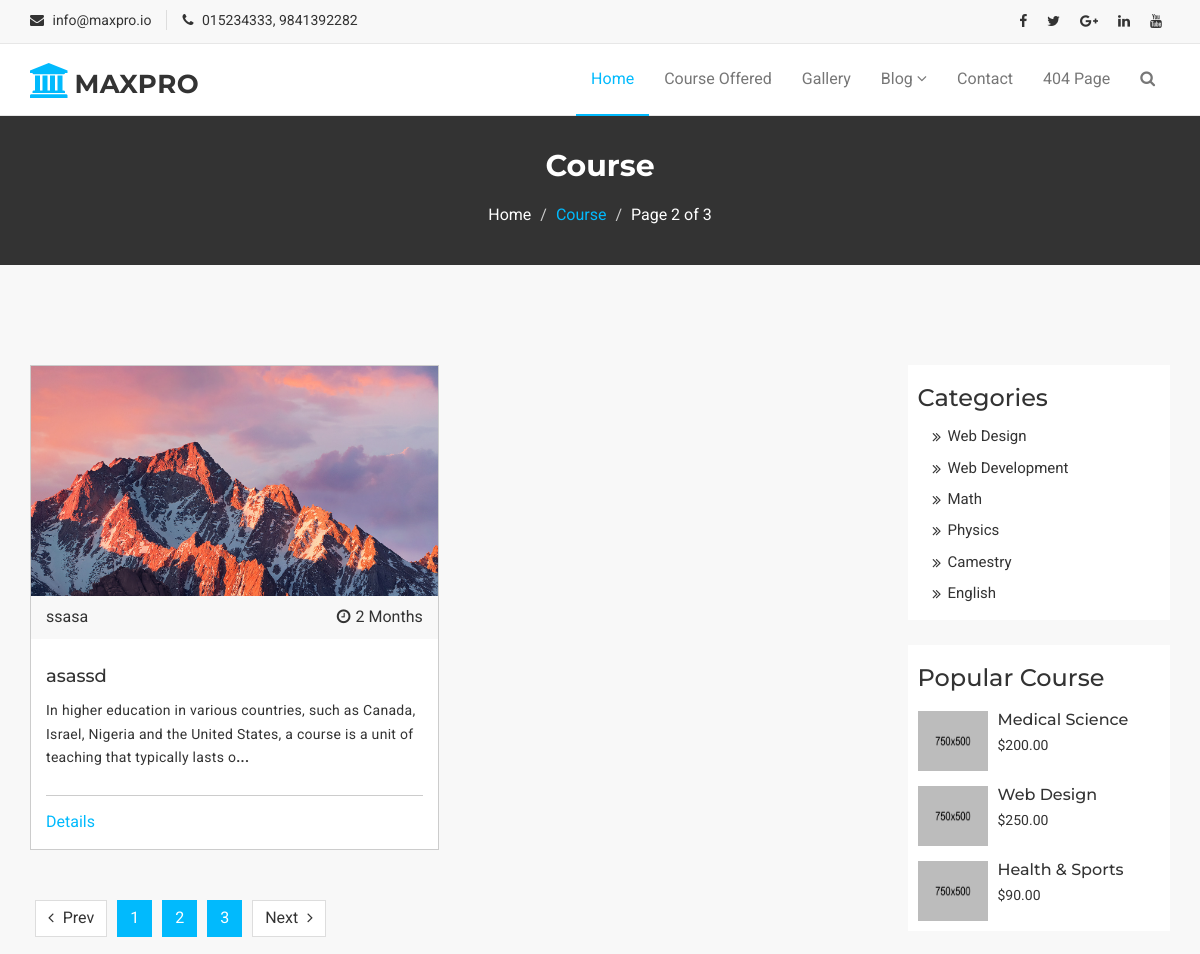
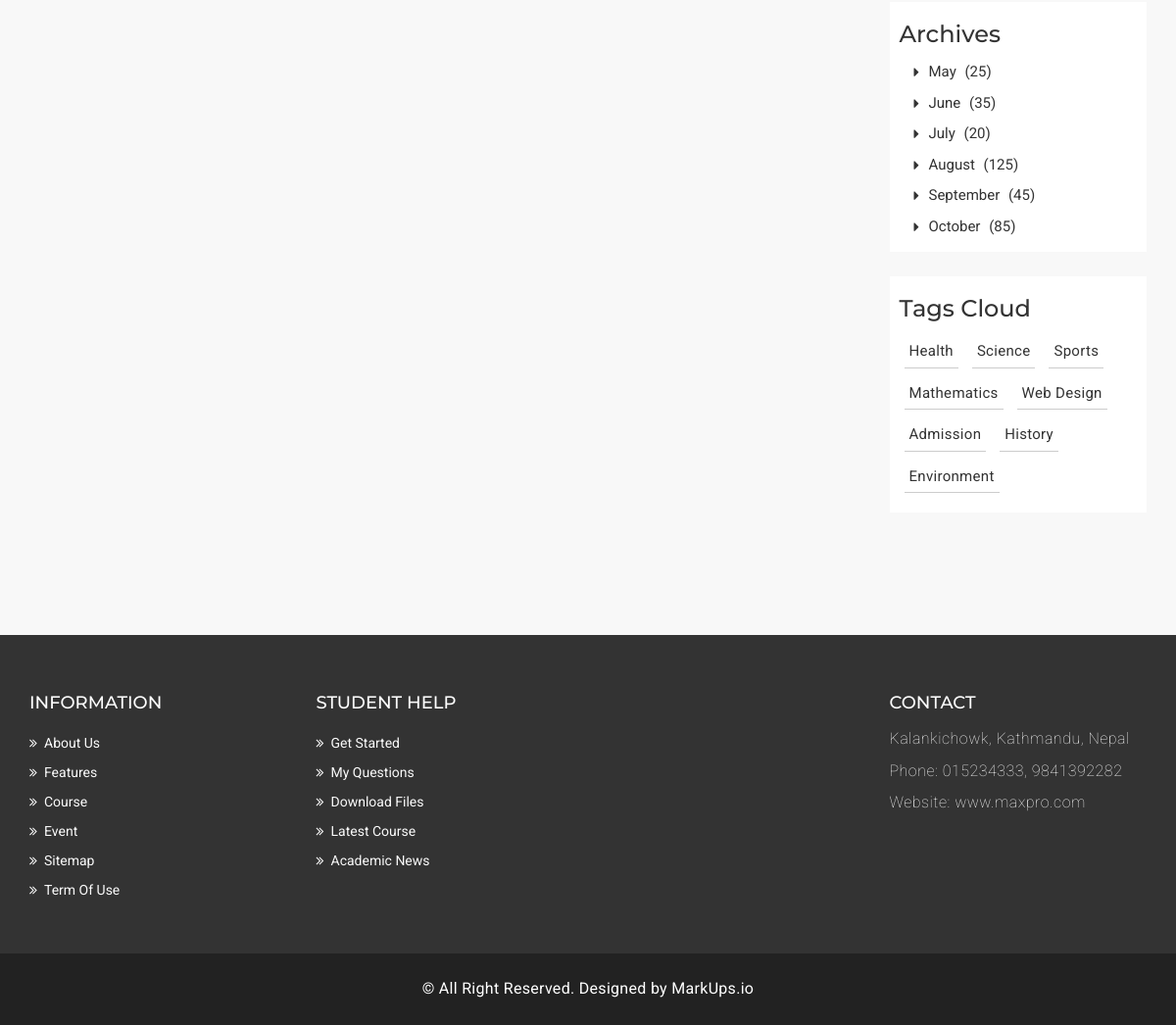
/course/?page=2, run on the app's committed database (2 pictures, top to bottom).
### MaxproApp/models.py (models this page shows, shortened)
class CourseOffered(models.Model):
    course_id = models.AutoField
    course_title = models.CharField(max_length=50, default="")
    course_category = models.CharField(max_length=50, default="")
    course_desc = models.TextField()
    course_chapter = models.TextField()
    course_duration = models.CharField(max_length=50, default="")
    course_image = models.ImageField(upload_to="images", default="")

### MaxproApp/views.py (the view)
# urls.py: path('course/', views.course, name='course'),
def course(request):
    courses = CourseOffered.objects.all()
    course_paginator = Paginator(courses, 1)
    page_num = request.GET.get('page')
    page = course_paginator.get_page(page_num)
    params = {'page': page}
    return render(request, 'course.html', params)

### Templates/course.html (shortened to what this page needs)
{% extends 'include/basic.html' %}
{% load static %}
{% block body %}
<section id="mu-page-breadcrumb">
    <div class="container">
        <div class="row">
            <div class="col-md-12">
                <div class="mu-page-breadcrumb-area">
                    <h2>Course</h2>
                    <ol class="breadcrumb">
                        <li><a href="/">Home</a></li>
                        <li class="active">Course</li>
                        <li><span class="current">Page {{ page.number }} of {{ page.paginator.num_pages }} </span></li>
                    </ol>
                </div>
            </div>
        </div>
    </div>
</section>
<section id="mu-course-content">
    <div class="container">
        <div class="row">
            <div class="col-md-12">
                <div class="mu-course-content-area">
                    <div class="row">
                        <div class="col-md-9">
                            <div class="mu-course-container">
                                <div class="row">
                                    {% for coursesinfo in page.object_list %}
                                    <div class="col-md-6 col-sm-6">
                                        <div class="mu-latest-course-single">
                                            <figure class="mu-latest-course-img">
                                                <a href="#"><img src="{{ coursesinfo.course_image.url }}" alt="img"
                                                                 height="230"></a>
                                                <figcaption class="mu-latest-course-imgcaption">
                                                    <a href="#">{{coursesinfo.course_category}}</a>
                                                    <span><i
                                                            class="fa fa-clock-o"></i>{{coursesinfo.course_duration}}</span>
                                                </figcaption>
                                            </figure>
                                            <div class="mu-latest-course-single-content">
                                                <h4><a href="#">{{coursesinfo.course_title}}</a></h4>
                                                <p>{{coursesinfo.course_desc | slice:"0:150"}}<b>... </b></p>
                                                <div class="mu-latest-course-single-contbottom">
                                                    <a class="mu-course-details"
                                                       href="/courseDetails/{{coursesinfo.id}}">Details</a>
                                                </div>
                                            </div>
                                        </div>
                                    </div>
                                    {%endfor%}
                                </div>
                            </div>
                            <div class="mu-pagination">
                                <nav>
                                    <ul class="pagination">
                                        <li>
                                            {% if page.has_previous %}
                                            <a href="{% url 'course' %}?page={{ page.previous_page_number }}"
                                               aria-label="Previous"><span class="fa fa-angle-left"></span> Prev</a>
                                            {% endif %}
                                        </li>
                                        {% for page_Range in page.paginator.page_range %}
                                        {% if forloop.counter < 5 %}
                                        <li class="active"><a href="?page={{forloop.counter}}">{{forloop.counter}}</a>
                                        </li>
                                        {% endif %}
                                        {% endfor %}
                                        <li>
                                            {% if page.has_next %}
                                            <a href="{% url 'course' %}?page={{ page.next_page_number }}"
                                               aria-label="Next">Next <span class="fa fa-angle-right"></span></a>
                                            {% endif %}
                                        </li>
                                    </ul>
                                </nav>
                            </div>
                        </div>
                        <div class="col-md-3">
                            <aside class="mu-sidebar">
                                <div class="mu-single-sidebar">
                                    <h3>Categories</h3>
                                    <ul class="mu-sidebar-catg">
                                        <li><a href="#">Web Design</a></li>
                                        <li><a href="">Web Development</a></li>
                                        <li><a href="">Math</a></li>
                                        <li><a href="">Physics</a></li>
                                        <li><a href="">Camestry</a></li>
                                        <li><a href="">English</a></li>
                                    </ul>
                                </div>
                                <div class="mu-single-sidebar">
                                    <h3>Popular Course</h3>
                                    <div class="mu-sidebar-popular-courses">
                                        <div class="media">
                                            <div class="media-left">
                                                <a href="#">
                                                    <img class="media-object" src="assets/img/courses/1.jpg" alt="img">
                                                </a>
                                            </div>
                                            <div class="media-body">
                                                <h4 class="media-heading"><a href="#">Medical Science</a></h4>
                                                <span class="popular-course-price">$200.00</span>
                                            </div>
                                        </div>
                                        <div class="media">
                                            <div class="media-left">
                                                <a href="#">
                                                    <img class="media-object" src="assets/img/courses/2.jpg" alt="img">
                                                </a>
                                            </div>
                                            <div class="media-body">
                                                <h4 class="media-heading"><a href="#">Web Design</a></h4>
                                                <span class="popular-course-price">$250.00</span>
                                            </div>
                                        </div>
                                        <div class="media">
                                            <div class="media-left">
                                                <a href="#">
                                                    <img class="media-object" src="assets/img/courses/3.jpg" alt="img">
                                                </a>
                                            </div>
                                            <div class="media-body">
                                                <h4 class="media-heading"><a href="#">Health & Sports</a></h4>
                                                <span class="popular-course-price">$90.00</span>
                                            </div>
                                        </div>
                                    </div>
                                </div>
                                <div class="mu-single-sidebar">
                                    <h3>Archives</h3>
                                    <ul class="mu-sidebar-catg mu-sidebar-archives">
                                        <li><a href="#">May <span>(25)</span></a></li>
                                        <li><a href="">June <span>(35)</span></a></li>
                                        <li><a href="">July <span>(20)</span></a></li>
                                        <li><a href="">August <span>(125)</span></a></li>
                                        <li><a href="">September <span>(45)</span></a></li>
                                        <li><a href="">October <span>(85)</span></a></li>
                                    </ul>
                                </div>
                                <div class="mu-single-sidebar">
                                    <h3>Tags Cloud</h3>
                                    <div class="tag-cloud">
                                        <a href="#">Health</a>
                                        <a href="#">Science</a>
                                        <a href="#">Sports</a>
                                        <a href="#">Mathematics</a>
                                        <a href="#">Web Design</a>
                                        <a href="#">Admission</a>
                                        <a href="#">History</a>
                                        <a href="#">Environment</a>
                                    </div>
                                </div>
                            </aside>
                        </div>
                    </div>
                </div>
            </div>
        </div>
    </div>
</section>
{%endblock%}

### Static/assets/css/theme-color/default-theme.css (style rules this page uses)
.mu-latest-course-single .mu-latest-course-single-content .mu-latest-course-single-contbottom .mu-course-details { color: #01bafd; }
#mu-page-breadcrumb .mu-page-breadcrumb-area .breadcrumb .active { color: #01bafd; }
#mu-course-content { background-color: #f8f8f8; display: inline; float: left; padding: 100px 0; width: 100%; }
#mu-course-content .mu-course-content-area { display: inline; float: left; width: 100%; }
#mu-course-content .mu-course-content-area .mu-course-container { display: inline; float: left; width: 100%; }
#mu-course-content .mu-course-content-area .mu-course-container .mu-latest-course-single { border: 1px solid #ccc; margin-bottom: 30px; }
.mu-pagination .pagination .active a { background-color: #01bafd; border-color: #01bafd; }

### data on the page
CourseOffered: course_image (picture), course_category "ssasa", course_duration "2 Months", course_title "asassd", course_desc "In higher education in various countries, such as Canada, Israel, Nigeria and the United States, a course is a unit of teaching that typically lasts o"

### other printed values
{{ page.number }} "2"
{{ page.paginator.num_pages }} "3"
